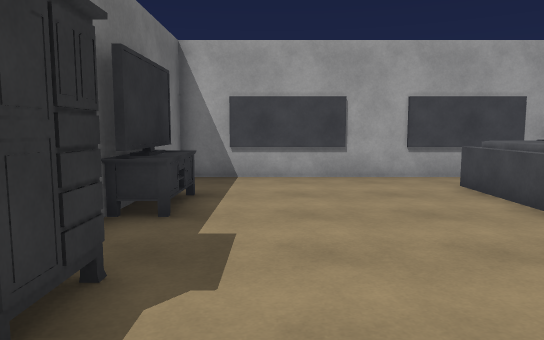
view 1 (above)

16 first-person views from a walk through a Unity game level. The camera is 1.4 m above the floor, tilts 6° down and sees 70° across. The floor is counted in squares, 1 m on a side. Each view is taken from the middle of a square. On the plan, view 1 faces up. The plan holds only what a view shows up to about 16 squares ahead; the rest is blank. The place goes on beyond the plan. The player character is not drawn. Door leaves are left out, so doorways stand open. Surface patterns are stand-ins for the level's own textures.

view 2
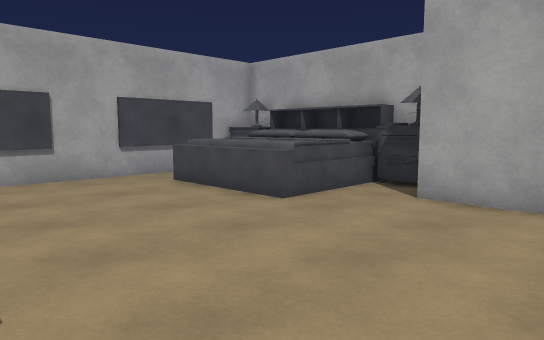

view 3
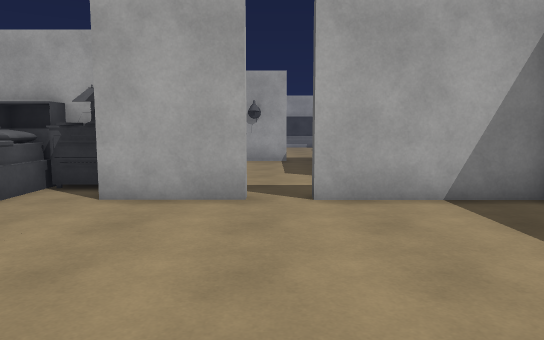

view 4
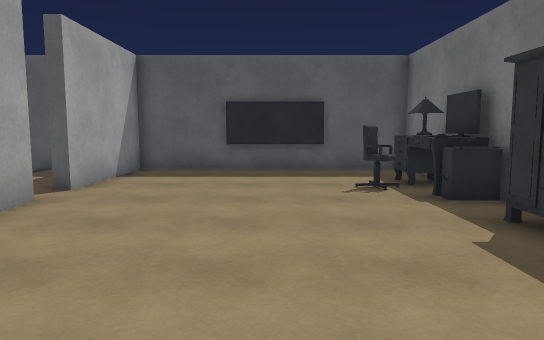

view 5
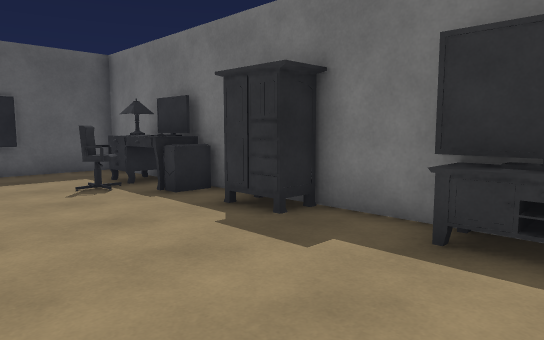

view 6
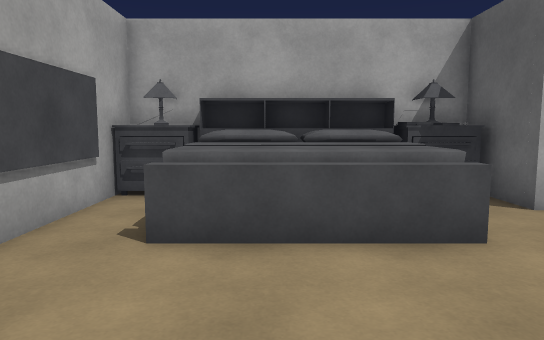

view 7
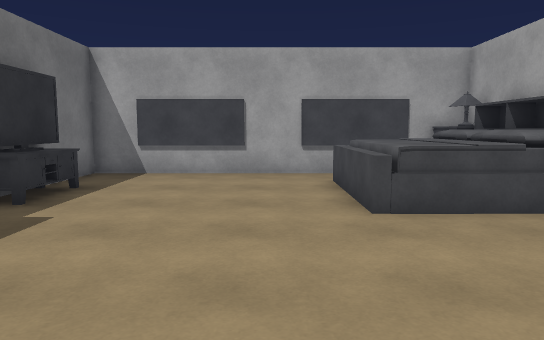

view 8
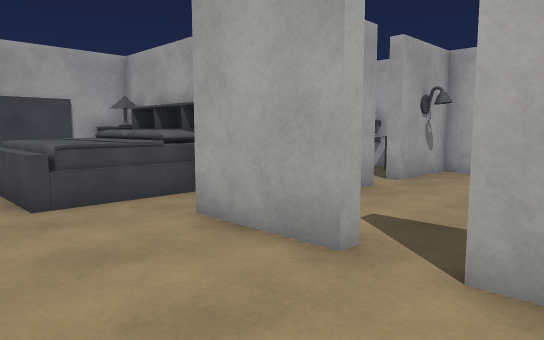

view 9
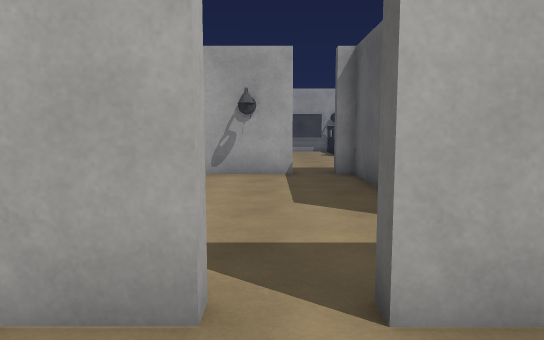

view 10
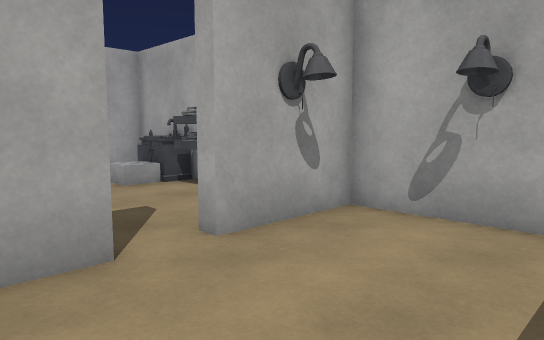

view 11
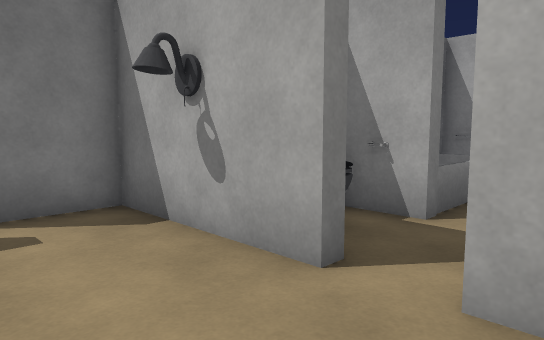

view 12
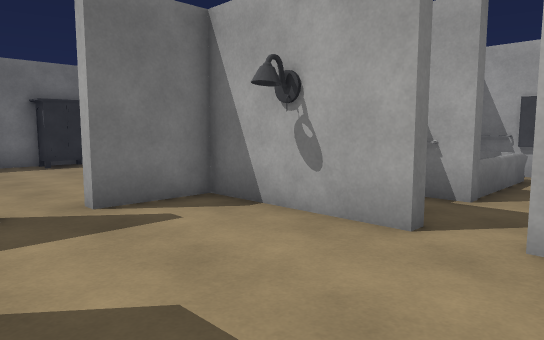

view 13
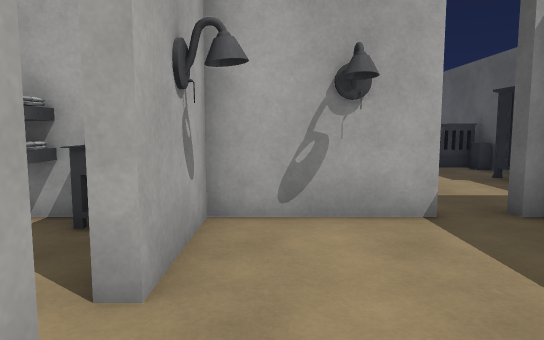

view 14
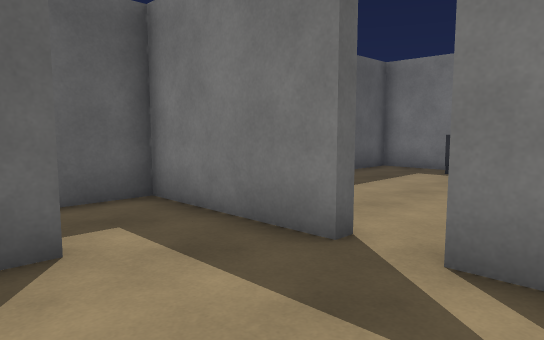

view 15
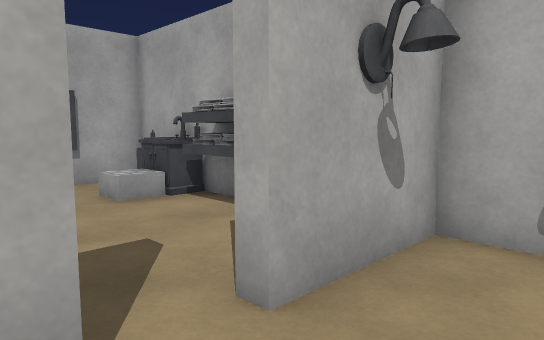

view 16
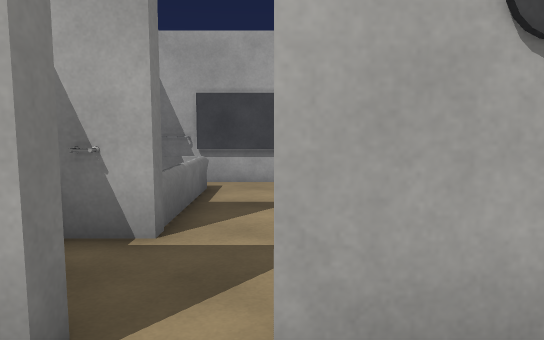

### Floor plan
Ten units are one square. View 1 is at (0, 0); x grows to the right and y downward. Boxes are objects, and circles mark ways between rooms. Rooms are numbered by the first view taken in them; rooms with no view inside come last. Other rooms are left out.
<svg viewBox="-32 -120 203 181">
<path fill="none" stroke="#000" d="M66 -5 66 -34 85 -34M81 -37 81 -51M84 -39 82 -44M86 -47 84 -51M1 54 36 54M81 -97 81 -112M85 -113 -27 -113 -27 56 66 56 66 8M96 26 101 26M161 8 161 -30 130 -30M117 -30 95 -30M66 8 70 8 70 56 105 56M85 -30 70 -30 70 -5 66 -5M131 -113 95 -113M161 -71 161 -113 142 -113"/>
<rect x="-25" y="25" width="10" height="10" fill="#bbb"><title>desk</title></rect>
<rect x="-25" y="15" width="10" height="10" fill="#bbb"><title>lamp</title></rect>
<rect x="-25" y="-5" width="10" height="20" fill="#bbb"><title>computer</title></rect>
<rect x="-25" y="-35" width="10" height="20" fill="#bbb"><title>wardrobe</title></rect>
<rect x="-25" y="-85" width="10" height="30" fill="#bbb"><title>TV</title></rect>
<rect x="-15" y="5" width="20" height="20" fill="#bbb"><title>chair</title></rect>
<rect x="45" y="-95" width="50" height="50" fill="#bbb"><title>bed</title></rect>
<rect x="85" y="-105" width="10" height="10" fill="#bbb"><title>lamp</title></rect>
<rect x="85" y="-115" width="10" height="10" fill="#bbb"><title>nightstand</title></rect>
<rect x="95" y="-105" width="20" height="40" fill="#bbb"><title>shower</title></rect>
<rect x="145" y="-95" width="10" height="10" fill="#bbb"><title>block</title></rect>
<circle cx="70" cy="0" r="3" fill="#2a7"/>
<text x="20" y="-30">1</text>
<text x="120" y="20">2</text>
<text x="120" y="-90">3</text>
</svg>
Room 1 opens to room 2.

Where each view was taken, in squares from view 1:
view 1: 0 up, 0 right, facing up
view 2: 0 up, 1 left, facing up-right
view 3: 0 up, 1 left, facing right
view 4: 8 up, 2 right, facing down
view 5: 8 up, 3 right, facing down-left
view 6: 8 up, 0 right, facing right
view 7: 1 down, 3 right, facing up
view 8: 2 down, 3 right, facing up-right
view 9: 0 up, 4 right, facing right
view 10: 1 down, 10 right, facing up-right
view 11: 0 up, 14 right, facing up-left
view 12: 2 down, 14 right, facing up-left
view 13: 2 up, 10 right, facing right
view 14: 2 up, 11 right, facing down-left
view 15: 1 up, 11 right, facing up-right
view 16: 1 up, 13 right, facing up
